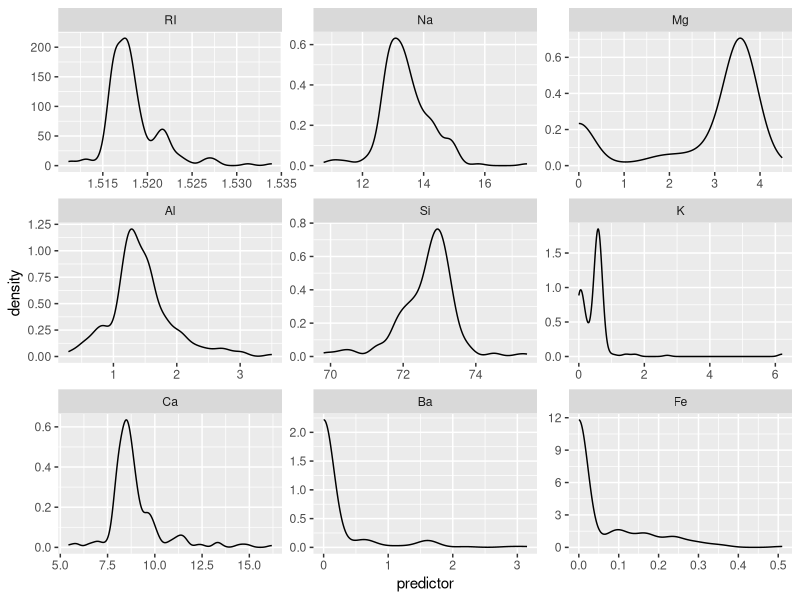

Write the R code that produced this figure. (Note: this script raises an error after producing the figure.)
library(mlbench)
library(e1071)
library(reshape2)
library(ggplot2)

data(Glass)

# Remove Type column
glassSubset <- subset(Glass, select = -Type)
skewValues <- apply(glassSubset, 2, skewness)

# Transform to long format
glassMelted <- melt(glassSubset)

# Plot predictor's density function
plot1 <- ggplot(data=glassMelted, aes(glassMelted$value)) + 
  geom_density() +
  facet_wrap(~variable, scales = "free") +
  xlab("predictor")

print(plot1)

#plot2 <- densityplot(~value|variable,
#            data = glassMelted,
#            ## Adjust each axis so that the measurement scale is
#            ## different for each panel
#            scales = list(x = list(relation = "free"),
#                          y = list(relation = "free")),
#            ## 'adjust' smooths the curve out
#            adjust = 1.25,
#            ## change the symbol on the rug for each data point
#            pch = "|",
#            xlab = "Predictor")
#print(plot2)

# Verify the correlation between predictors
correlations <- cor(glassSubset)
plotcorr <- corrplot(correlations, 
                     order = "hclust",
                     method = "pie",
                     addCoefasPercent = TRUE)
print(plotcorr)

highCorr <- findCorrelation( correlations, cutoff = 0.75)
filterredSegdata <- glassSubset[, -highCorr]